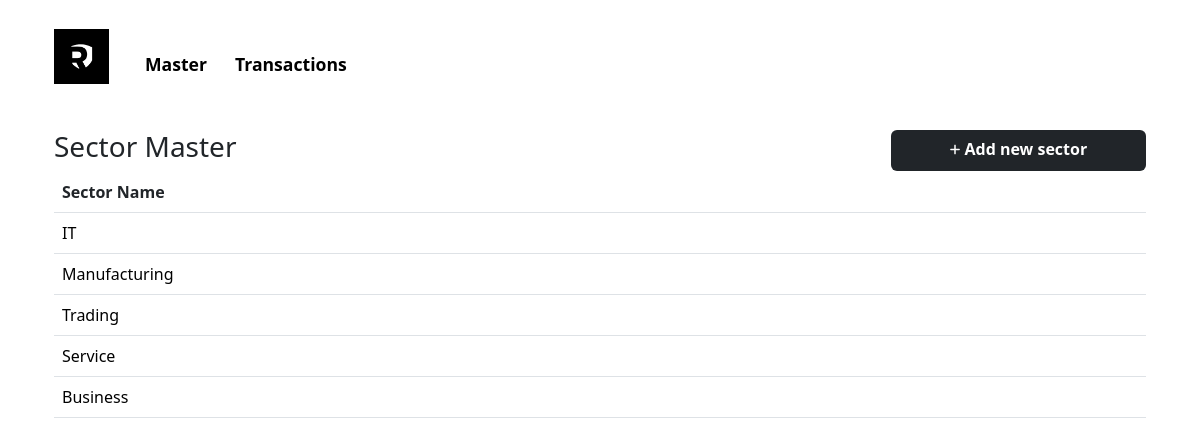
The page /master/?selection=sector on the database its author committed.
### resecurityapp/models.py (models this page shows, shortened)
class Sector(models.Model):
    Sector_Name = models.CharField(max_length=100)

### resecurityapp/views.py (the view)
# urls.py: path('master/', views.master, name='master'),
def master(request):
    companies = Company.objects.all()
    sectors = Sector.objects.all()
    requirements = Requirement.objects.all()
    vias = Via.objects.all()
    statuses = Status.objects.all()
    partners = Partner.objects.all()
    selection = request.GET.get('selection', None)
    return render(request, 'master.html', {'companies': companies, 'sectors': sectors, 'requirements': requirements, 'vias': vias, 'statuses': statuses, 'partners': partners, 'selection': selection})

### templates/master.html (shortened to what this page needs)
{% load static %}
<!doctype html>
<html lang="en">
<head>
    <link href="https://cdn.jsdelivr.net/npm/bootstrap@5.3.2/dist/css/bootstrap.min.css" rel="stylesheet">
    <link href="{% static 'css/homepage.css' %}" rel="stylesheet">
</head>
<body>
    <div class="container">
        <div id="navbar">
            <nav class="navbar navbar-expand-lg justify-content-center">
                <div class="container-fluid mt-3">
                    <a class="navbar-brand" href="{% url 'homepage' %}">
                        <img src="{% static 'images/logo.png' %}" alt="Resecurity CRM" width="55">
                    </a>
                    <div class="collapse navbar-collapse" id="navbarNav">
                        <ul class="navbar-nav mt-3">
                            <li class="nav-item" id="master">
                                <a class="nav-link fw-semibold" style="cursor: pointer;">Master</a>
                            </li>
                            <li class="nav-item active" id="transactions">
                                <a class="nav-link fw-semibold" href="{% url 'homepage' %}">Transactions</a>
                            </li>
                        </ul>
                    </div>
                </div>
            </nav>
        </div>
        {% if selection == "company" %}
        <div class="container mt-5">
            <div class="row g-3">
                <div class="col">
                    <form class="d-flex" id="search" role="search">
                        <input class="form-control me-2 py-2" type="search" placeholder="Search" aria-label="Search">
                    </form>
                </div>
                <div class="col-3">
                    <button type="submit" class="btn fw-semibold w-100" name="company-submit" style="background-color: #212529;">
                        <i class="fa-solid fa-plus fa-xs" style="color: #ffffff;"></i> Add new company
                    </button>
                </div>
            </div>
            <div class="hl mt-3"></div>
        </div>
        <div id="company-detail-content" class="company-detail-content container">
            <h3>Company Master</h3>
            <table class="table">
                <thead>
                    <tr>
                        <th scope="col">Company Name</th>
                        <th scope="col"></th>
                        <th scope="col"></th>
                    </tr>
                </thead>
                <tbody>
                    {% for company in companies %}
                    <tr>
                        <td>{{ company.Company_Name }}</td>
                        <td>
                            <a href="{% url 'form' company.id %}">
                                <i class="fa-solid fa-pen-to-square" style="color: #212529;"></i>
                            </a>
                        </td>
                        <td>
                            <a href="{% url 'details' company.id %}">
                                <i class="fa-solid fa-eye" style="color: #212529;"></i>
                            </a>
                        </td>
                    </tr>
                    {% endfor %}
                </tbody>
            </table>
        </div>
        {% elif selection == "sector" %}
        <div id="sector-detail-content" class="sector-detail-content container">
            <div class="row">
                <div class="col">
                    <h3>Sector Master</h3>
                </div>
                <div class="col-3">
                    <button type="submit" class="btn fw-semibold w-100" name="sector-submit" style="background-color: #212529;">
                        <i class="fa-solid fa-plus fa-xs" style="color: #ffffff;"></i> Add new sector
                    </button>
                </div>
            </div>
            <table class="table">
                <thead>
                    <tr>
                        <th scope="col">Sector Name</th>
                    </tr>
                </thead>
                <tbody>
                    {% for sector in sectors %}
                    <tr>
                        <td>{{ sector.Sector_Name }}</td>
                    </tr>
                    {% endfor %}
                </tbody>
            </table>
        </div>
        {% endif %}
    </div>
</body>
</html>

### static/css/homepage.css (style rules this page uses)
.navbar-nav .nav-link { margin-left: 1vw; font-size: 1.1rem; }
.company-content, .company-detail-content, .sector-content, .sector-detail-content, .requirement-content, .requirement-detail-content, .via-content, .via-detail-content, .status-content, .status-detail-content, .partner-content, .partner-detail-content { margin-top: 3%; }
.company-detail-content th, .sector-detail-content th, .requirement-detail-content th, .via-detail-content th, .status-detail-content th, .partner-detail-content th { color: #212529; }

### static/css/style.css (style rules this page uses)
body { margin: 0; padding: 0; box-sizing: border-box; }
html { scroll-behavior: smooth; }
.nav-link { color: black; }
.btn { background-color: black; color: white; padding-bottom: 1.1vh; }

### rows shown on the page
Sector: Sector_Name "IT"
Sector: Sector_Name "Manufacturing"
Sector: Sector_Name "Trading"
Sector: Sector_Name "Service"
Sector: Sector_Name "Business"
